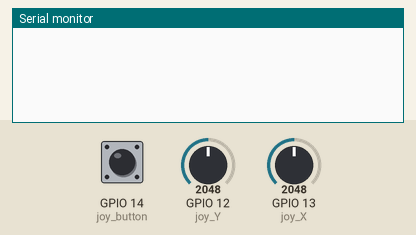
Bench run of a sketch on a simulated ESP32. On the bench: the last lines printed to the serial monitor. The test bench sets the inputs (shaded band); at power-on: GPIO 12 (joy_Y) = 2048, GPIO 13 (joy_X) = 2048, GPIO 14 (joy_button) HIGH.

Above: at 1.2 s.
1.3 s: GPIO 12 (joy_Y) set to 491
At 2.5 s:
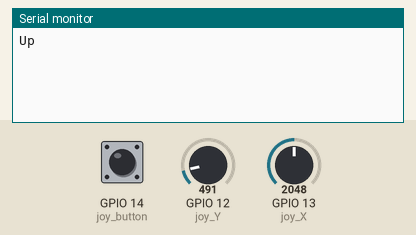
2.8 s: GPIO 13 (joy_X) set to 491
At 3.7 s:
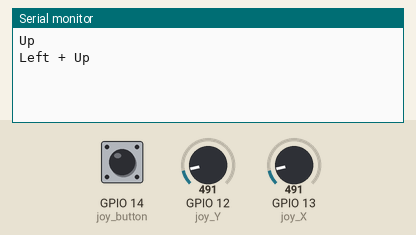
4.3 s: GPIO 14 (joy_button) pulled LOW for 0.15 s
At 5.5 s:
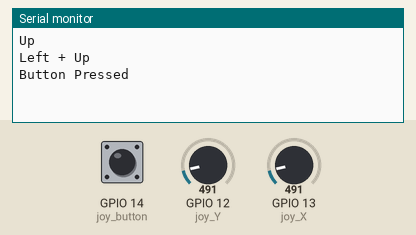
5.9 s: GPIO 12 (joy_Y) set to 1228
At 7.1 s:
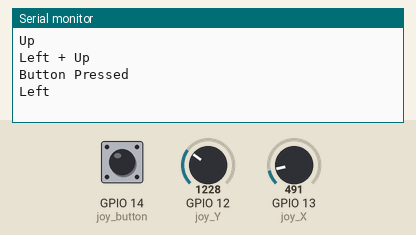
7.4 s: GPIO 13 (joy_X) set to 1228
At 8.4 s:
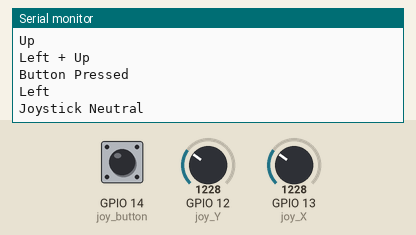

The sketch:

joystick_v1.ino
```cpp
// Modified from:
// https://esp32io.com/tutorials/esp32-joystick

// Version 1 of joystick code
// Includes: support for all 4 directions + button presses
// Prints inputs to serial port only if a change is detected

#include <ezButton.h>

// Pin wiring
#define joy_X        13 // ESP32 pin D13
#define joy_Y        12 // ESP32 pin D12
#define joy_button   14 // ESP32 pin D14

// Define constant thresholds
#define LEFT_THRESHOLD  500
#define RIGHT_THRESHOLD 4500
#define UP_THRESHOLD    500
#define DOWN_THRESHOLD  4500
#define COMMAND_NO     0x00 //00000000
#define COMMAND_LEFT   0x01 //00000001
#define COMMAND_RIGHT  0x02 //00000010
#define COMMAND_UP     0x04 //00000100
#define COMMAND_DOWN   0x08 //00001000

// Silliness
#define CHECK_BIT(var,pos) ((var>>pos) & 1)

int valueX = 0 ; // to store the X-axis value
int valueY = 0 ; // to store the Y-axis value
int valueB = 0; // to store the button press
int command_bit = COMMAND_NO; // Initial definition of command_array as bit
int last_command = command_bit; // Initial definition to store last command_array

// Declaring functions
void returnJoystickMsg();
void joystickBitMsg();

ezButton button(joy_button);

void setup() {
  Serial.begin(9600) ;
  button.setDebounceTime(50);
}

void loop() {
  button.loop();

  // read X and Y analog values
  valueX = analogRead(joy_X);
  valueY = analogRead(joy_Y);
  valueB = button.getState();

  // converts the analog value to commands
  // reset commands
  command_bit = COMMAND_NO;

// check button press (escape clause)
  if (button.isPressed()) {
    String joystick_msg = "Button Pressed";
    Serial.println(joystick_msg);
    return;
  }

  // check left/right commands
  if (valueX < LEFT_THRESHOLD) {
    command_bit = command_bit | COMMAND_LEFT;
  } else if (valueX > RIGHT_THRESHOLD) {
    command_bit = command_bit | COMMAND_RIGHT;
  }

  // check up/down commands
  if (valueY < UP_THRESHOLD) {
    command_bit = command_bit | COMMAND_UP;
  } else if (valueY > DOWN_THRESHOLD) {
    command_bit = command_bit | COMMAND_DOWN;
  }

  // NOTE: there are multiple combinations of commands (based on bits)
  // Compare present command_bit state to previous command_bit state
  if (command_bit != last_command) {
    String joystick_msg = returnJoystickMsg(command_bit);
    Serial.println(joystick_msg);
  }

  // Save this state to compare with next state
  last_command = command_bit;
}

// Function to compare value of command_bit to reference, then return a string message to be passed to serial output
String returnJoystickMsg(int command_bit) {
  if (command_bit == 0) { //Return early if joystick is reset
    return "Joystick Neutral";
  }

  bool first_input = true;
  String output_msg = ""; // Initialize empty string for output

  // Compare each bit in command_bit
  for (int i = 0; i < 4; i++) {
    if (CHECK_BIT(command_bit, i)) {
      if (first_input == true){
        output_msg = joystickBitMsg(i);
        first_input = false;
      } else {
        output_msg = output_msg + " + " + joystickBitMsg(i);
      }
    }
  }
  return output_msg;
}

// Function to return specific message based on bit value of command_bit that is set
String joystickBitMsg(int bit_input) {
  if (bit_input == 3) { //Joystick toggled down
    return "Down";
  } else if (bit_input == 2) { //Joystick toggled up
    return "Up";
  } else if (bit_input == 1) { // Joystick toggled right
    return "Right";
  } else if (bit_input == 0) { //Joystick toggled left
    return "Left";
  }
}
```

Measured:
- after the input at 1.3 s, the serial monitor: prints a new line at once (image 1)
- after the input at 2.8 s, the serial monitor: prints a new line at once (image 2)
- after the input at 4.3 s, the serial monitor: prints a new line after 0.05 s (image 3)
- after the input at 5.9 s, the serial monitor: prints a new line at once (image 4)
- after the input at 7.4 s, the serial monitor: prints a new line at once (image 5)
